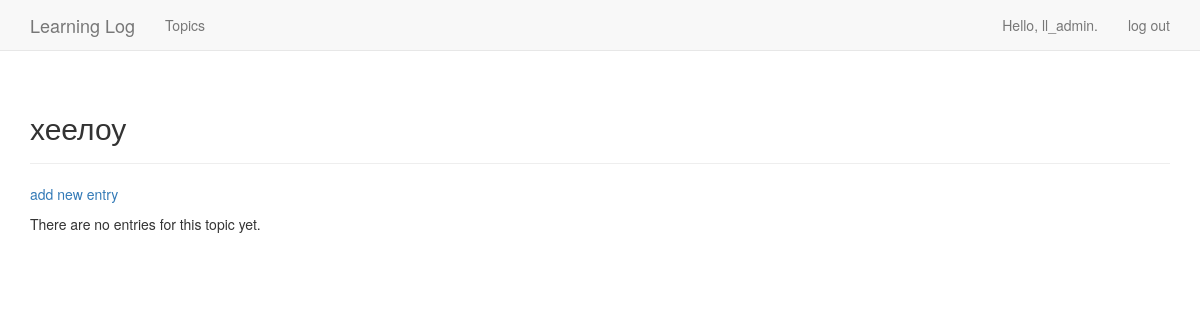
Page /topics/5/ (signed in) on the earlier database version.
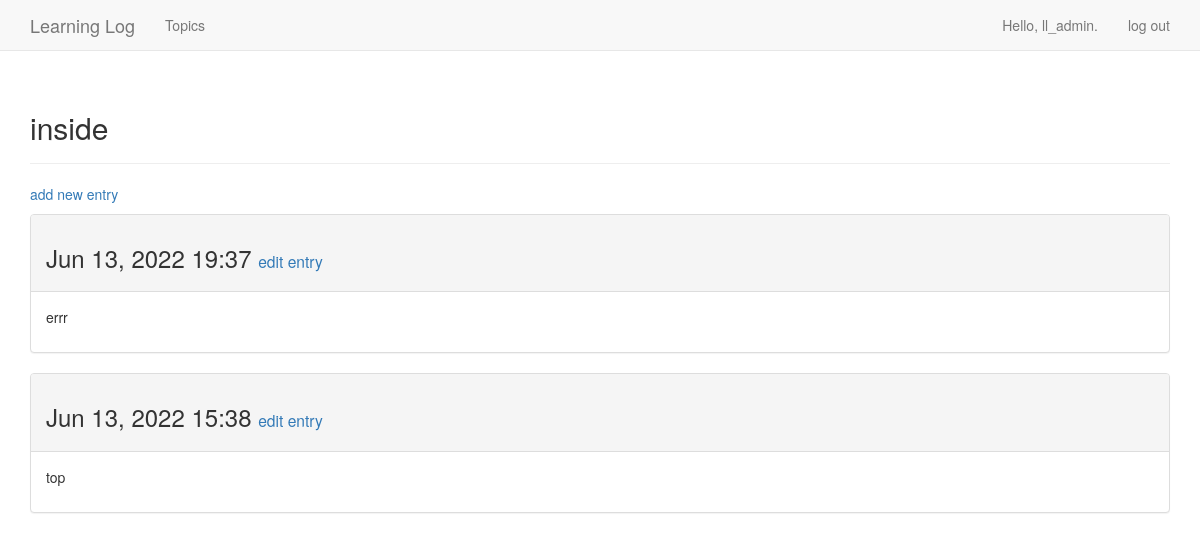
Same page on the later database version.
### learning_logs/models.py (models this page shows, shortened)
class Topic(models.Model):
    text = models.CharField(max_length=200)
    date_added = models.DateTimeField(auto_now_add=True)
    owner = models.ForeignKey(User, on_delete=models.CASCADE)
    def __str__(self):
        return self.text

class Entry(models.Model):
    topic = models.ForeignKey(Topic, on_delete=models.CASCADE)
    text = models.TextField()
    date_added = models.DateTimeField(auto_now_add=True)
    class Meta:
        verbose_name_plural = 'entries'

### learning_logs/views.py (the view)
# urls.py: url('topics/<topic_id>/', views.topic, name='topic'),
@login_required
def topic(request, topic_id):
    topic = Topic.objects.get(id=topic_id)
    check_topic_owner(topic.owner,request)
    entries = topic.entry_set.order_by('-date_added')
    context = {'topic': topic, 'entries': entries}
    return render(request, 'learning_logs/topic.html', context)

### learning_logs/views.py (called while the page is built)
def check_topic_owner(owner,request):
    if owner != request.user:
        raise Http404

### learning_logs/templates/learning_logs/topic.html
{% extends 'learning_logs/base.html' %}
{% block header %}
<h2>{{ topic }}</h2>
{% endblock header %}
{% block content %}
<p>
    <a href="{% url 'learning_logs:new_entry' topic.id %}">add new entry</a>
</p>
{% for entry in entries %}
<div class="panel panel-default">
    <div class="panel-heading">
        <h3>
            {{ entry.date_added|date:'M d, Y H:i' }}
            <small>
                <a href="{% url 'learning_logs:edit_entry' entry.id %}">
                    edit entry</a>
            </small>
        </h3>
    </div>
    <div class="panel-body">
        {{ entry.text|linebreaks }}
    </div>
</div>
{% empty %}
There are no entries for this topic yet.
{% endfor %}
{% endblock content %}

Differences in the rows shown:
changed Topic: text "хеелоу" → "inside"
added Entry: date_added "Jun 13, 2022 19:37", text "errr"
added Entry: date_added "Jun 13, 2022 15:38", text "top"
Other differences:
text no longer shown: "There are no entries for this topic yet."
